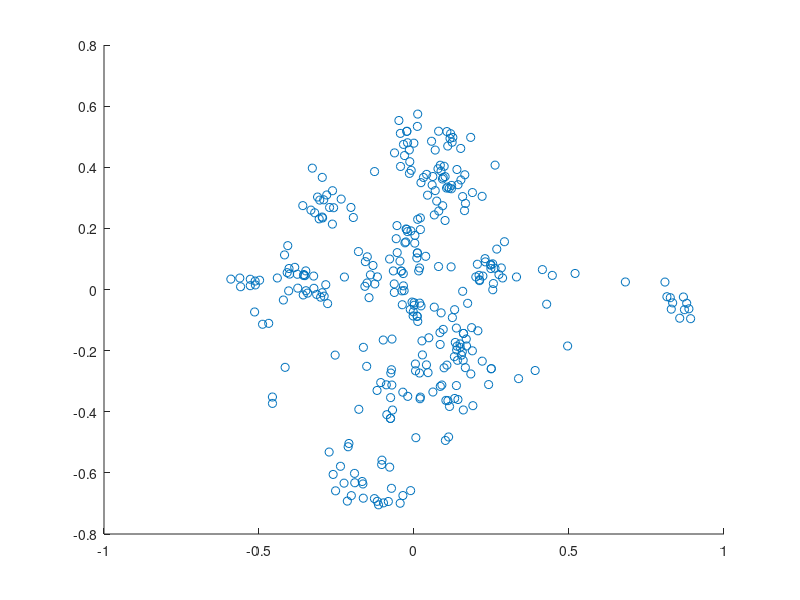

Reproduce this figure in MATLAB.
clc; clear all; close all;

%% spectral clustering
n = 321;
k = 13;

% load graph
a = dlmread('play_graph.txt');

A = sparse(a(:, 1), a(:, 2), ones(size(a, 1), 1), n, n);
A = (A + A') / 2;
A = full(A);

D = diag(1 ./ sqrt(sum(A, 1)));
L = D * A * D;

[X, V] = eig(L);
X = X(:, end-k+1:end);
X = bsxfun(@rdivide, X, sqrt(sum(X .* X, 2)));

scatter(X(:, 1), X(:, 2))

% k-means
c_idx = kmeans(X, k, 'replicates', 20);


%% show clusters
fid = fopen('inverse_teams.txt');

idx2names = cell(1, 1);

tline = fgetl(fid);
count = 1;
while ischar(tline)
    sep = strfind(tline, '	');
    idx = str2double(tline(1:sep-1));
    team_name = tline(sep+1:end);
    idx2names{count} = team_name;
    count = count + 1;
    tline = fgetl(fid);
end

fclose(fid);

% c_idx, k
for i = 1:k
    fprintf('Cluster %i\n***************\n', i);
    idx = c_idx == i;
    content = sprintf('%s\n', idx2names{idx});
    fprintf('%s\n', content);
end

%% output files
node_file = 'nodes.csv';
edge_file = 'edges.csv';

fid = fopen(edge_file, 'w');
fprintf(fid, 'Source\tTarget\n');
for i = 1:size(a, 1)
    fprintf(fid, '%i\t%i\n', a(i, 1), a(i, 2));
end
fclose(fid);

fid = fopen(node_file, 'w');
fprintf(fid, 'Id\tLabel\tColor\n');
for i = 1:length(idx2names)
    fprintf(fid, '%i\t%s\t%i\n', i, idx2names{i}, c_idx(i));
end
fclose(fid);